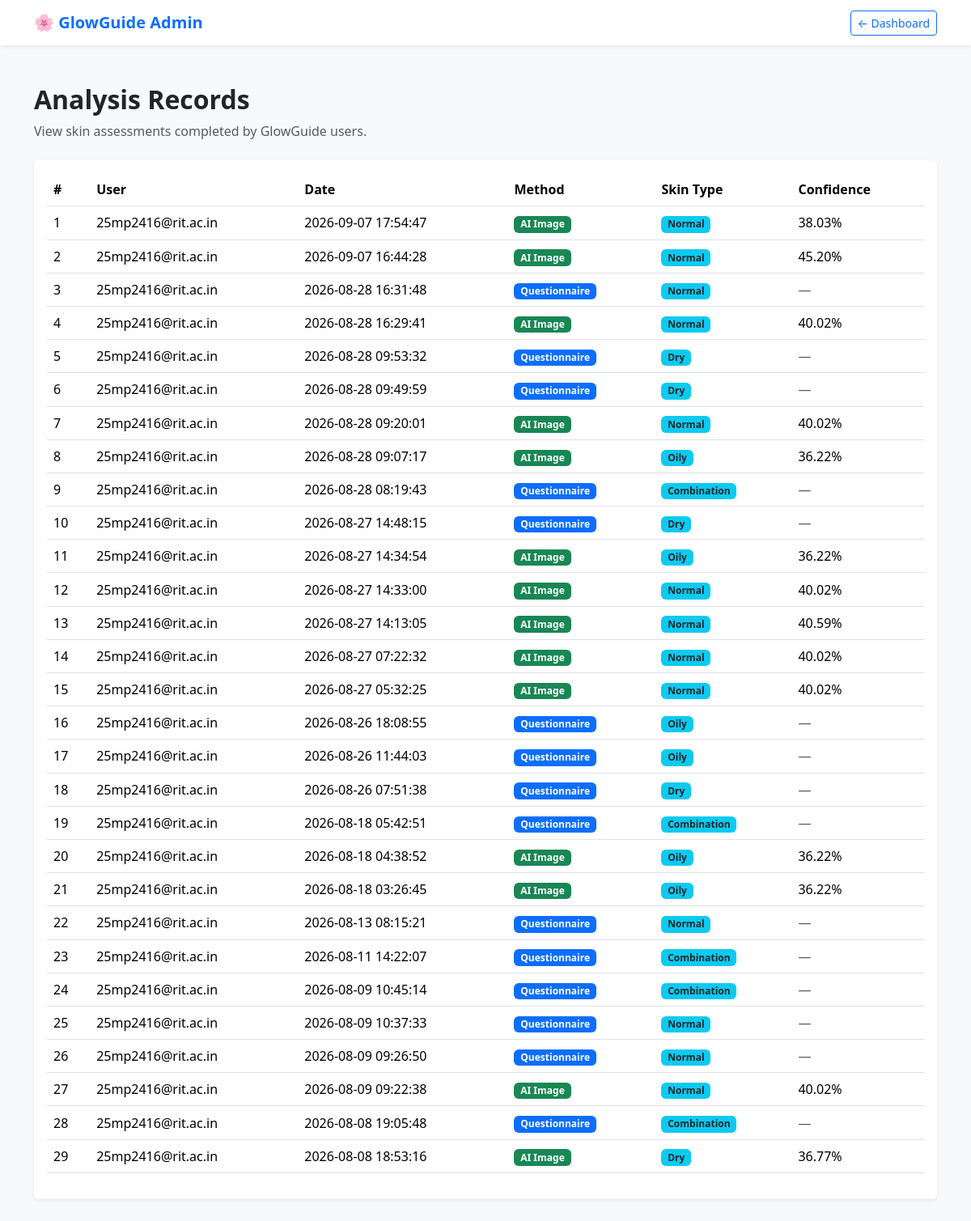
Page /admin/analyses (signed in) on the earlier database version.
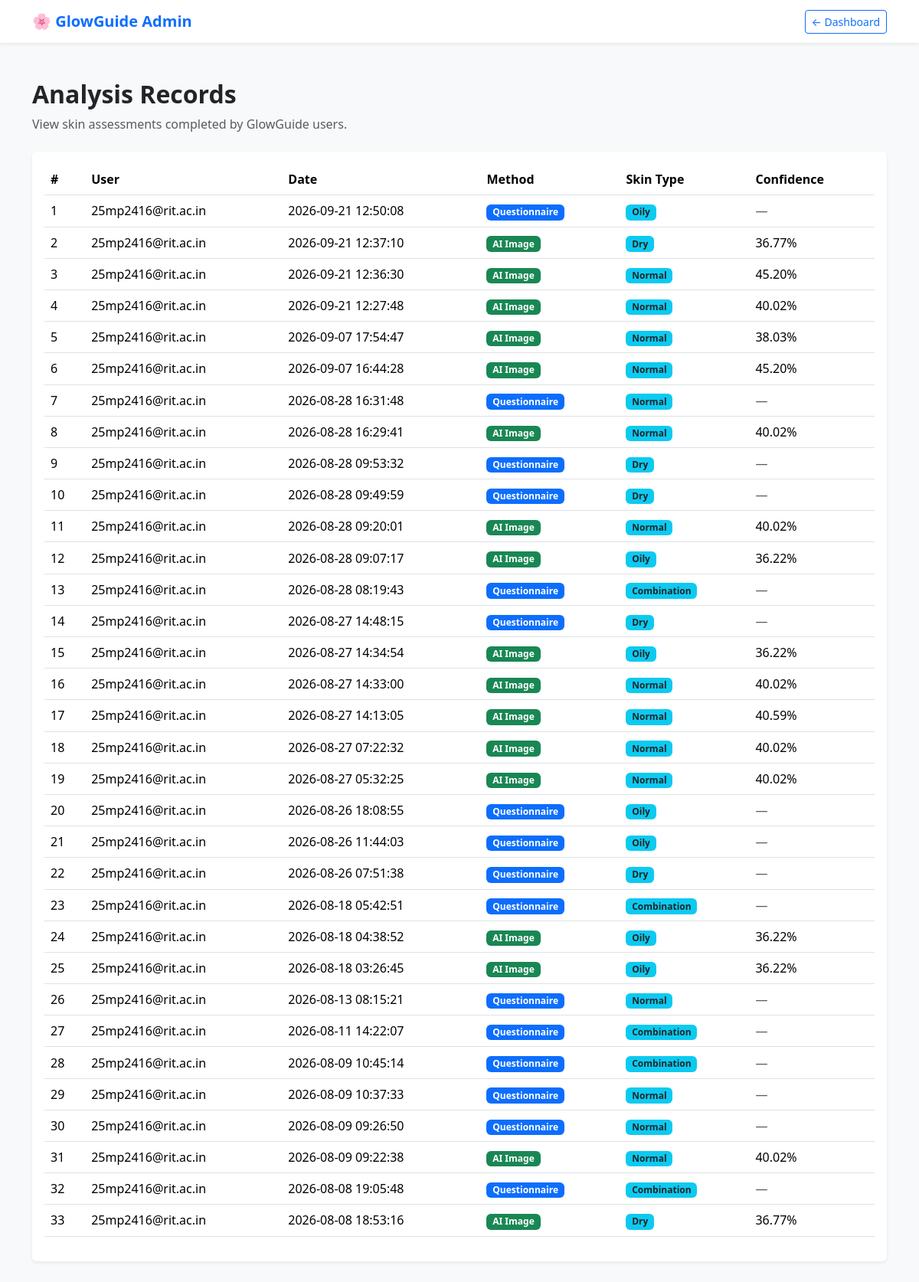
Same page on the later database version.
### tables this page shows
CREATE TABLE analysis_history (
    id INTEGER PRIMARY KEY AUTOINCREMENT,
    user_email TEXT NOT NULL,
    analysis_date TIMESTAMP DEFAULT CURRENT_TIMESTAMP,
    method TEXT NOT NULL,
    skin_type TEXT NOT NULL,
    confidence REAL,
    image_name TEXT
);

### app.py (the view)
@app.route("/admin/analyses")
def admin_analyses():
    if "user" not in session:
        return redirect("/login")
    if session.get("role") != "admin":
        return redirect("/dashboard")
    conn = get_db_connection()
    cursor = conn.cursor()
    cursor.execute("""
        SELECT *
        FROM analysis_history
        ORDER BY analysis_date DESC
    """)
    analyses = cursor.fetchall()
    conn.close()
    return render_template(
        "admin_analyses.html",
        analyses=analyses
    )

### app.py (called while the page is built)
def get_db_connection():
    conn = sqlite3.connect("glowguide.db")
    conn.row_factory = sqlite3.Row
    return conn

### templates/admin_analyses.html (shortened to what this page needs)
<!DOCTYPE html>
<html lang="en">
<head>
    <link
        href="https://cdn.jsdelivr.net/npm/bootstrap@5.3.3/dist/css/bootstrap.min.css"
        rel="stylesheet">
    <link
        rel="stylesheet"
        href="https://cdn.jsdelivr.net/npm/bootstrap-icons@1.11.3/font/bootstrap-icons.min.css">
</head>
<body class="bg-light">
<nav class="navbar bg-white shadow-sm">
    <div class="container">
        <a href="{{ url_for('admin_dashboard') }}"
           class="navbar-brand fw-bold text-primary text-decoration-none">
            🌸 GlowGuide Admin
        </a>
        <a href="{{ url_for('admin_dashboard') }}"
           class="btn btn-outline-primary btn-sm">
            ← Dashboard
        </a>
    </div>
</nav>
<div class="container py-5">
    <div class="mb-4">
        <h2 class="fw-bold">
            Analysis Records
        </h2>
        <p class="text-muted">
            View skin assessments completed by GlowGuide users.
        </p>
    </div>
    <div class="card border-0 shadow-sm">
        <div class="card-body">
            <div class="table-responsive">
                <table class="table align-middle">
                    <thead>
                        <tr>
                            <th>#</th>
                            <th>User</th>
                            <th>Date</th>
                            <th>Method</th>
                            <th>Skin Type</th>
                            <th>Confidence</th>
                        </tr>
                    </thead>
                    <tbody>
                        {% for analysis in analyses %}
                        <tr>
                            <td>
                                {{ loop.index }}
                            </td>
                            <td>
                                {{ analysis["user_email"] }}
                            </td>
                            <td>
                                {{ analysis["analysis_date"] }}
                            </td>
                            <td>
                                {% if analysis["method"] == "AI Image" %}
                                    <span class="badge bg-success">
                                        AI Image
                                    </span>
                                {% elif analysis["method"] == "Questionnaire" %}
                                    <span class="badge bg-primary">
                                        Questionnaire
                                    </span>
                                {% else %}
                                    <span class="badge bg-secondary">
                                        {{ analysis["method"] }}
                                    </span>
                                {% endif %}
                            </td>
                            <td>
                                <span class="badge bg-info text-dark">
                                    {{ analysis["skin_type"]|title }}
                                </span>
                            </td>
                            <td>
                                {% if analysis["confidence"] is not none %}
                                    {{ "%.2f"|format(
                                        analysis["confidence"] * 100
                                    ) }}%
                                {% else %}
                                    <span class="text-muted">
                                        —
                                    </span>
                                {% endif %}
                            </td>
                        </tr>
                        {% endfor %}
                    </tbody>
                </table>
            </div>
        </div>
    </div>
</div>
</body>
</html>

Differences in the rows shown:
added analysis_history: user_email "25mp2416@rit.ac.in", analysis_date "2026-09-21 12:50:08", method "Questionnaire", skin_type "Oily"
added analysis_history: user_email "25mp2416@rit.ac.in", analysis_date "2026-09-21 12:37:10", method "AI Image", skin_type "Dry", confidence "36.77"
added analysis_history: user_email "25mp2416@rit.ac.in", analysis_date "2026-09-21 12:36:30", method "AI Image", skin_type "Normal", confidence "45.20"
added analysis_history: user_email "25mp2416@rit.ac.in", analysis_date "2026-09-21 12:27:48", method "AI Image", skin_type "Normal", confidence "40.02"
